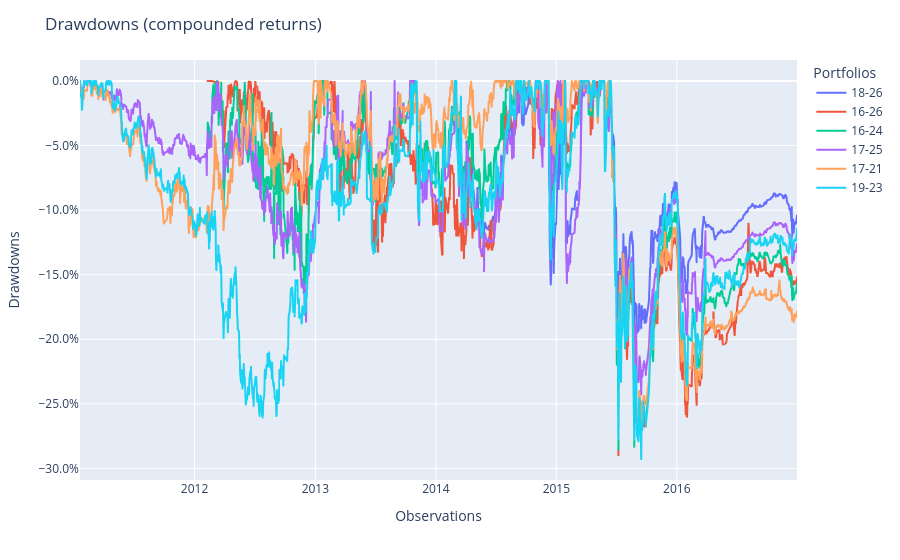

The code cell stored with this chart in its notebook:
### Code cell
pop.plot_drawdowns()

### Figure 1 — Plotly figure (JSON) as saved in the notebook; plotly's stock layout.template omitted (floating-point values rounded to 4 significant figures; data arrays with more than 128 entries replaced by an {"elided": "..."} marker saying what was removed)
{"data": [{"hovertemplate": "variable=18-26<br>index=%{x}<br>value=%{y}<extra></extra>", "legendgroup": "18-26", "line": {"color": "#636efa", "dash": "solid"}, "marker": {"symbol": "circle"}, "mode": "lines", "name": "18-26", "showlegend": true, "type": "scattergl", "x": {"elided": "1447 str values"}, "xaxis": "x", "y": {"elided": "1447 float values"}, "yaxis": "y"}, {"hovertemplate": "variable=16-26<br>index=%{x}<br>value=%{y}<extra></extra>", "legendgroup": "16-26", "line": {"color": "#EF553B", "dash": "solid"}, "marker": {"symbol": "circle"}, "mode": "lines", "name": "16-26", "showlegend": true, "type": "scattergl", "x": {"elided": "1447 str values"}, "xaxis": "x", "y": {"elided": "1447 float values"}, "yaxis": "y"}, {"hovertemplate": "variable=16-24<br>index=%{x}<br>value=%{y}<extra></extra>", "legendgroup": "16-24", "line": {"color": "#00cc96", "dash": "solid"}, "marker": {"symbol": "circle"}, "mode": "lines", "name": "16-24", "showlegend": true, "type": "scattergl", "x": {"elided": "1447 str values"}, "xaxis": "x", "y": {"elided": "1447 float values"}, "yaxis": "y"}, {"hovertemplate": "variable=17-25<br>index=%{x}<br>value=%{y}<extra></extra>", "legendgroup": "17-25", "line": {"color": "#ab63fa", "dash": "solid"}, "marker": {"symbol": "circle"}, "mode": "lines", "name": "17-25", "showlegend": true, "type": "scattergl", "x": {"elided": "1447 str values"}, "xaxis": "x", "y": {"elided": "1447 float values"}, "yaxis": "y"}, {"hovertemplate": "variable=17-21<br>index=%{x}<br>value=%{y}<extra></extra>", "legendgroup": "17-21", "line": {"color": "#FFA15A", "dash": "solid"}, "marker": {"symbol": "circle"}, "mode": "lines", "name": "17-21", "showlegend": true, "type": "scattergl", "x": {"elided": "1447 str values"}, "xaxis": "x", "y": {"elided": "1447 float values"}, "yaxis": "y"}, {"hovertemplate": "variable=19-23<br>index=%{x}<br>value=%{y}<extra></extra>", "legendgroup": "19-23", "line": {"color": "#19d3f3", "dash": "solid"}, "marker": {"symbol": "circle"}, "mode": "lines", "name": "19-23", "showlegend": true, "type": "scattergl", "x": {"elided": "1447 str values"}, "xaxis": "x", "y": {"elided": "1447 float values"}, "yaxis": "y"}], "layout": {"legend": {"title": {"text": "Portfolios"}, "tracegroupgap": 0}, "margin": {"t": 60}, "title": {"text": "Drawdowns (compounded returns)"}, "xaxis": {"anchor": "y", "domain": [0, 1], "title": {"text": "Observations"}}, "yaxis": {"anchor": "x", "domain": [0, 1], "tickformat": ".1%", "title": {"text": "Drawdowns"}}}}
